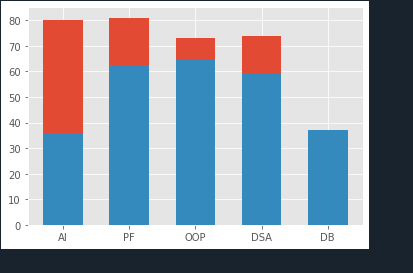

Write the Python code that produced this figure.
from matplotlib import pyplot as plt
import numpy as np


class_name = ["AI","PF","OOP","DSA","DB"]

class_one_marks = np.random.randint(30,90,5)
class_two_marks = np.random.randint(20,95,5)
class_three_marks = np.random.randint(40,80,5)


plt.bar(class_name,class_one_marks,width=0.6)
plt.bar(class_name,class_two_marks,width=0.6)

plt.show()
